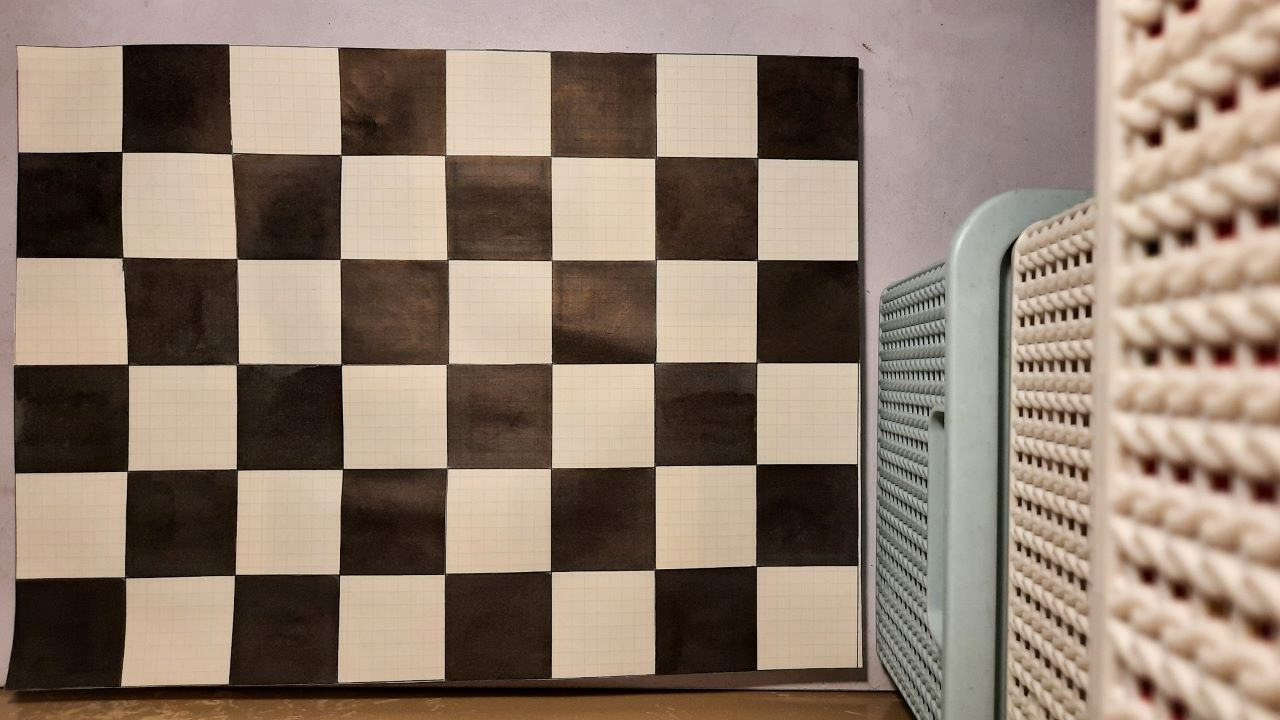
#> input picture calibration_images/20231224_114618.jpg, 1280 x 720 px; its folder holds 4 pictures in this run
$ python initial_camera_calibration.py
#> lines starting #> are read from the running program, lines starting #| are printed output that depends on the picture; after the words box and inside, x2 and y2 are one past the last pixel; in counts of white or black regions, pixels touching at a corner belong together
import numpy as np
import cv2
import glob

workingdir="calibration_images/"
savedir="camera_data/"

# termination criteria

criteria = (cv2.TERM_CRITERIA_EPS + cv2.TERM_CRITERIA_MAX_ITER, 60, 0.001)
# khoi tao cac diem trong ban co, (0,0,0), (1,0,0), (2,0,0) ....,(5,7,0)
objp = np.zeros((4*6,3), np.float32)

# them 5 boi canh moi o vuong trong ban co la 5cm
objp[:,:2] = np.mgrid[0:4,0:6].T.reshape(-1,2)*5

# khoi tao mang chua diem tren ban co trong toan anh.
objpoints = [] # 3d point trong khong gian thuc xyz
imgpoints = [] # 2d points trong khong gian anh pixel
images = glob.glob(workingdir+'*.jpg')

win_name="Verify"
cv2.namedWindow(win_name, cv2.WND_PROP_FULLSCREEN)
cv2.setWindowProperty(win_name,cv2.WND_PROP_FULLSCREEN,cv2.WINDOW_FULLSCREEN)

print("getting images")
for fname in images:
    img = cv2.imread(fname)
#> img is the input picture: shape (720, 1280, 3); mean B, G, R 111.6, 126.1, 143.7
    print(fname)
    gray = cv2.cvtColor(img, cv2.COLOR_BGR2GRAY)
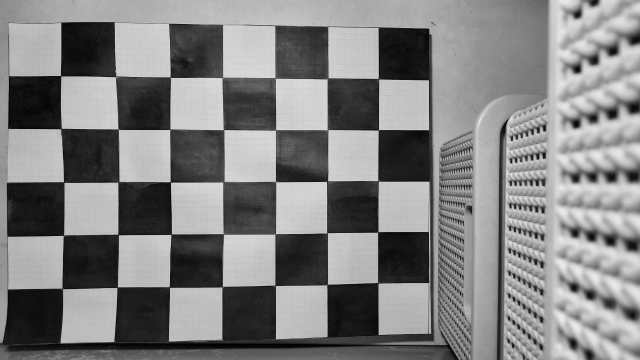
#> gray: shape (720, 1280) (shown at 1/2 size); min 0, max 236, mean 129.7
    # tim goc ban co
    ret, corners = cv2.findChessboardCorners(gray, (4,6), None)
#> ret = True; corners = 24 rows, first 8: [656.7, 156.1], [655.5, 259.9], [653.3, 363.4], [654.6, 466], [550.1, 155.7], [551.3, 260.3], [551.9, 363.4], [550.6, 468.6]
    # neu thay thi them diem do vao imgpoint va objpoint sau khi tinh lai
    if ret == True:
        objpoints.append(objp)
        corners2=cv2.cornerSubPix(gray,corners, (11,11), (-1,-1), criteria)
#> corners2 = 24 rows, first 8: [655.6, 157.3], [655.6, 259.7], [654.5, 362.8], [654.6, 466.2], [550.7, 156.2], [551.5, 260.3], [551.6, 363.6], [550.9, 468.3]
        imgpoints.append(corners2)
        # ve va hien thi cac goc
        cv2.drawChessboardCorners(img, (4,6), corners2, ret)
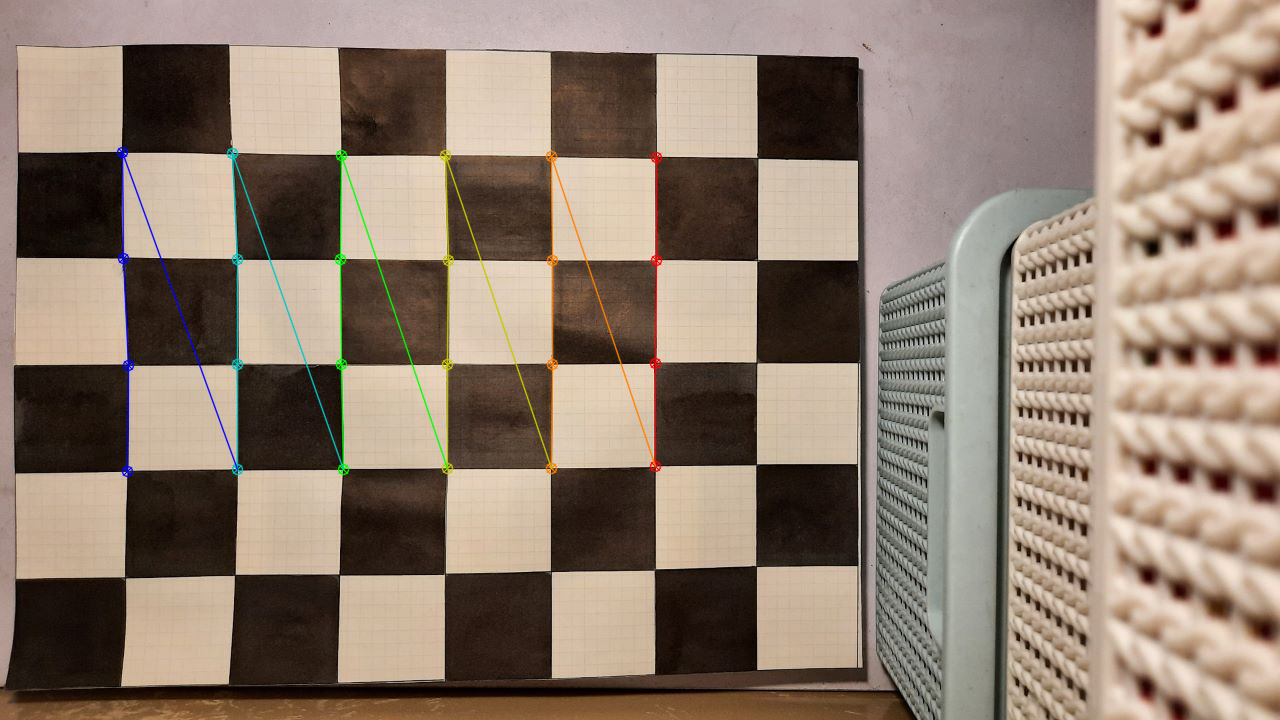
#> img: shape (720, 1280, 3); 1.34% of pixels changed, all inside (x1, y1, x2, y2) = (116, 146, 663, 478)
        cv2.imshow(win_name, img)
        cv2.waitKey(500)
#> pass 2 of the loop `for fname in images:`:
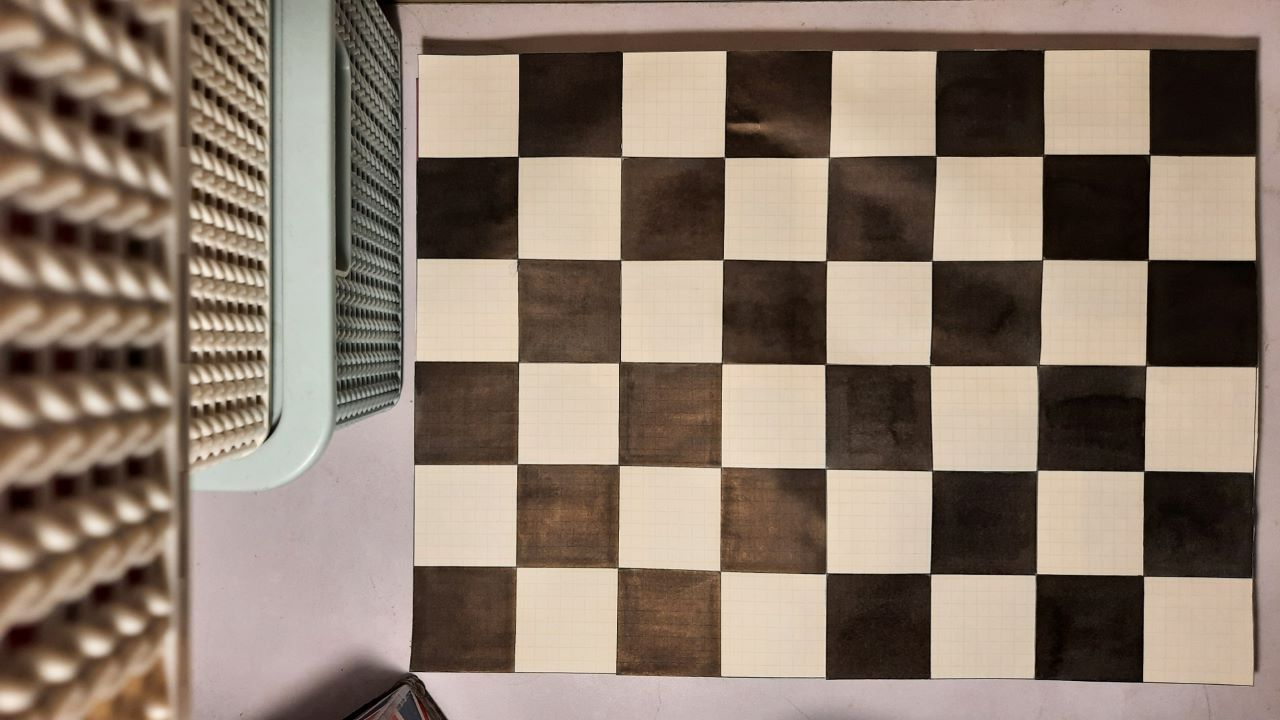
#> input picture calibration_images/20231224_115015.jpg, 1280 x 720 px
#> img is the input picture: shape (720, 1280, 3); mean B, G, R 109.5, 123.4, 140.1
#> `gray = cv2.cvtColor(img, cv2.COLOR_BGR2GRAY)`:
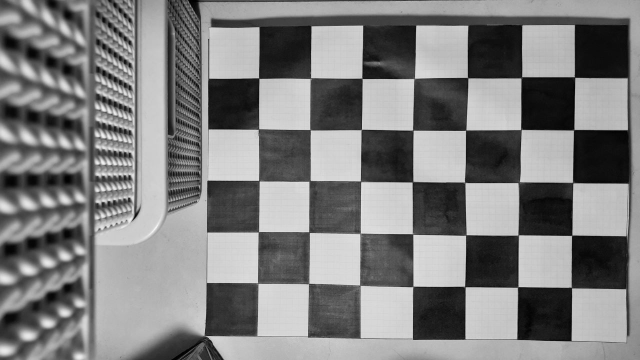
#> gray: shape (720, 1280) (shown at 1/2 size); min 0, max 253, mean 126.8
#> corners = 24 rows, first 8: [516.4, 567.3], [517.2, 464.1], [518.5, 362.1], [517.7, 258.3], [614, 566], [618.9, 465.3], [620.8, 360.8], [620.6, 259.6]
#> corners2 = 24 rows, first 8: [515.9, 566.6], [517.2, 464], [518.3, 361.7], [517.5, 258.6], [617.7, 567.5], [618.5, 464.7], [619.6, 362.1], [620.6, 260]
#> `cv2.drawChessboardCorners(img, (4,6), corners2, ret)`:
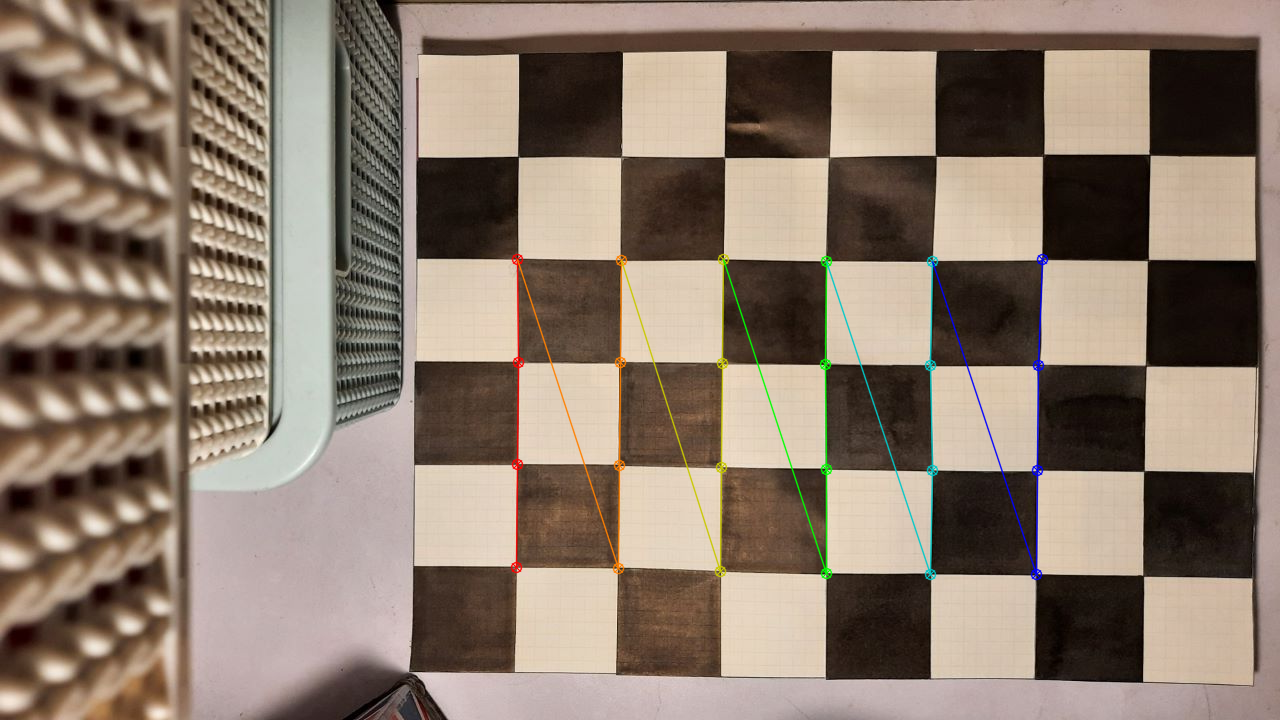
#> img: shape (720, 1280, 3); 1.33% of pixels changed, all inside (x1, y1, x2, y2) = (510, 253, 1049, 581)
#> pass 3 of the loop `for fname in images:`:
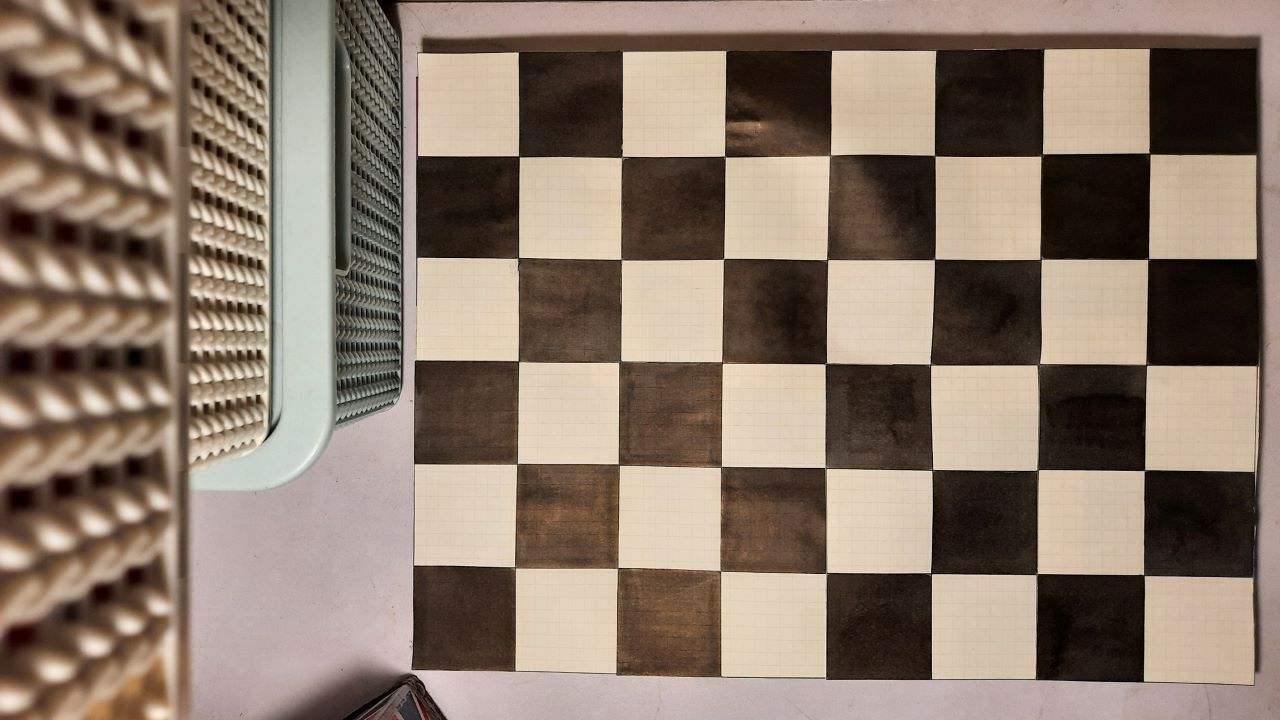
#> input picture calibration_images/20231224_115033.jpg, 1280 x 720 px
#> img is the input picture: shape (720, 1280, 3); mean B, G, R 108.7, 123, 140
#> `gray = cv2.cvtColor(img, cv2.COLOR_BGR2GRAY)`:
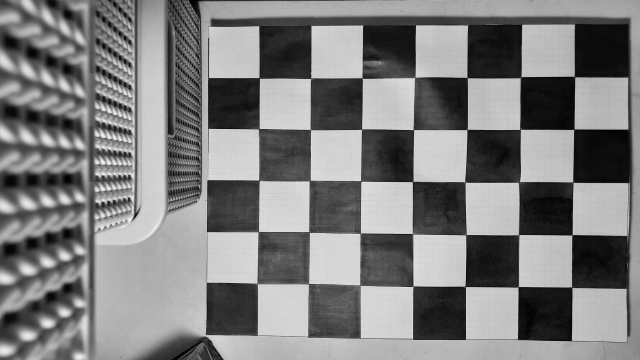
#> gray: shape (720, 1280) (shown at 1/2 size); min 0, max 251, mean 126.4
#> corners = 24 rows, first 8: [515, 567.4], [516.7, 464], [518.1, 361.1], [518.8, 257.1], [617.6, 567.7], [619.5, 465.5], [618.4, 362.8], [620.8, 258.8]
#> corners2 = 24 rows, first 8: [514.8, 567.4], [517.1, 463.6], [518.5, 361], [518.4, 257.8], [617.6, 567.7], [618.7, 464.5], [619.7, 361.5], [621.3, 259.6]
#> `cv2.drawChessboardCorners(img, (4,6), corners2, ret)`:
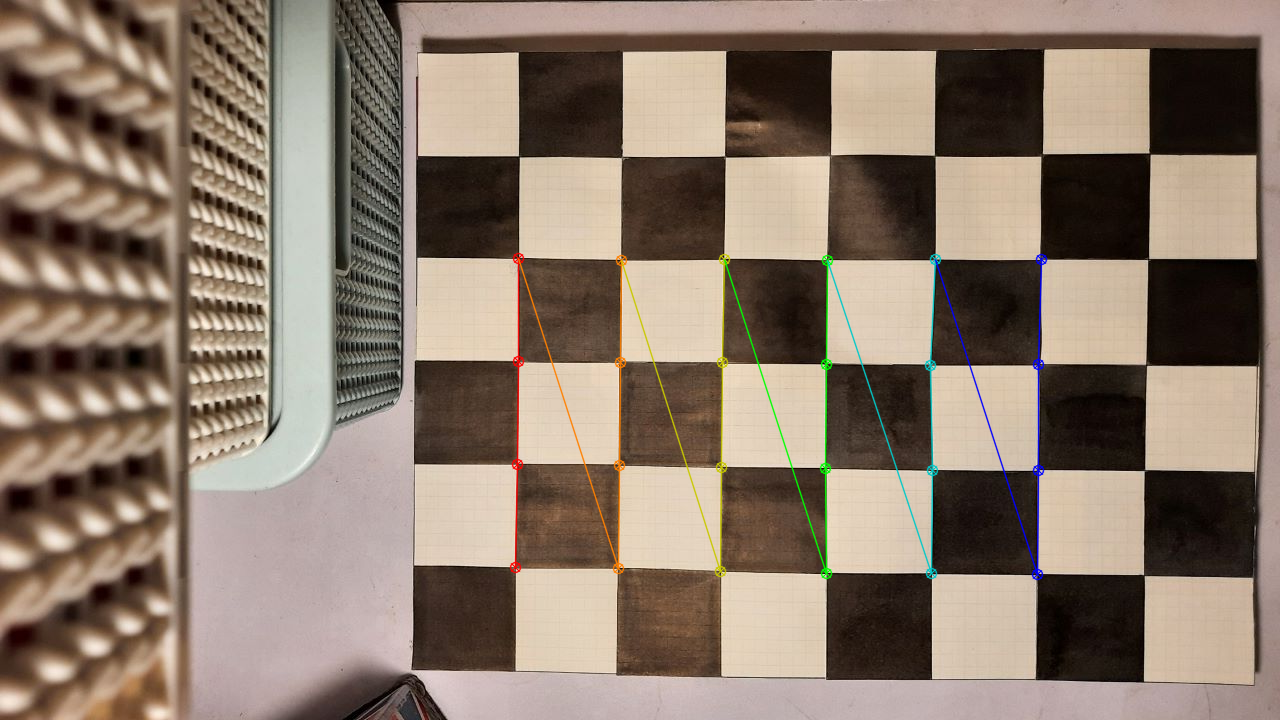
#> img: shape (720, 1280, 3); 1.34% of pixels changed, all inside (x1, y1, x2, y2) = (509, 252, 1048, 581)
#> the loop made 4 passes; the first 3 are shown

img1=img
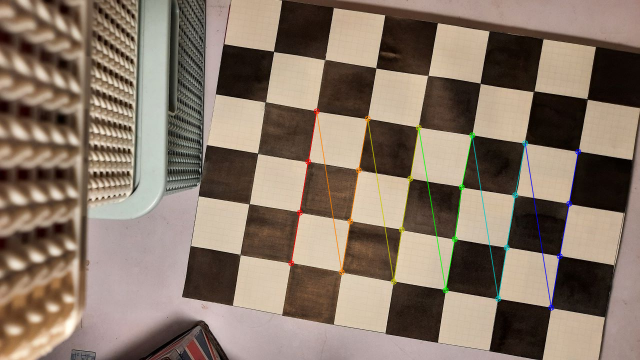
#> img1: shape (720, 1280, 3) (shown at 1/2 size); mean B, G, R 103.6, 118.4, 135.3

cv2.destroyAllWindows()

print(">==> Starting calibration")
ret, cam_mtx, dist, rvecs, tvecs = cv2.calibrateCamera(objpoints, imgpoints,
                                                       gray.shape[::-1], None, None)

#print(ret)
print("Camera Matrix")
print(cam_mtx)
np.save(savedir+'cam_mtx.npy', cam_mtx)

print("Distortion Coeff")
print(dist)
np.save(savedir+'dist.npy', dist)

print("r vecs")
print(rvecs[2])

print("t Vecs")
print(tvecs[2])


print(">==> Calibration ended")


h,  w = img1.shape[:2]
print("Image Width, Height")
print(w, h)
#| 1280 720
#if using Alpha 0, so we discard the black pixels from the distortion.  this helps make the entire region of interest is the full dimensions of the image (after undistort)
#if using Alpha 1, we retain the black pixels, and obtain the region of interest as the valid pixels for the matrix.
#i will use Apha 1, so that I don't have to run undistort.. and can just calculate my real world x,y
newcam_mtx, roi=cv2.getOptimalNewCameraMatrix(cam_mtx, dist, (w,h), 1, (w,h))

print("Region of Interest")
print(roi)
np.save(savedir+'roi.npy', roi)

print("New Camera Matrix")
#print(newcam_mtx)
np.save(savedir+'newcam_mtx.npy', newcam_mtx)
print(np.load(savedir+'newcam_mtx.npy'))

inverse = np.linalg.inv(newcam_mtx)
print("Inverse New Camera Matrix")
print(inverse)


# undistort
undst = cv2.undistort(img1, cam_mtx, dist, None, newcam_mtx)
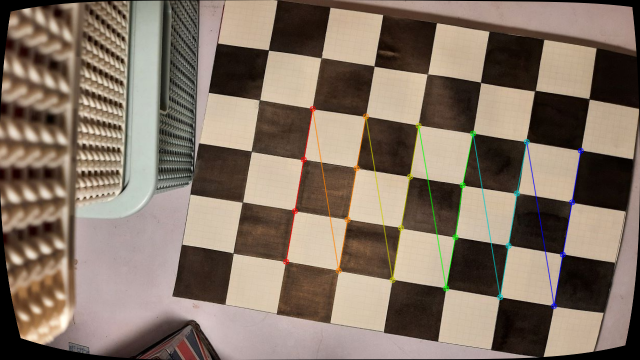
#> undst: shape (720, 1280, 3) (shown at 1/2 size); mean B, G, R 101.3, 115.6, 131.7

# crop the image
#x, y, w, h = roi
#dst = dst[y:y+h, x:x+w]
#cv2.circle(dst,(308,160),5,(0,255,0),2)
cv2.imshow('img1', img1)
cv2.waitKey(5000)
cv2.destroyAllWindows()
cv2.imshow('img1', undst)
cv2.waitKey(5000)
cv2.destroyAllWindows()
